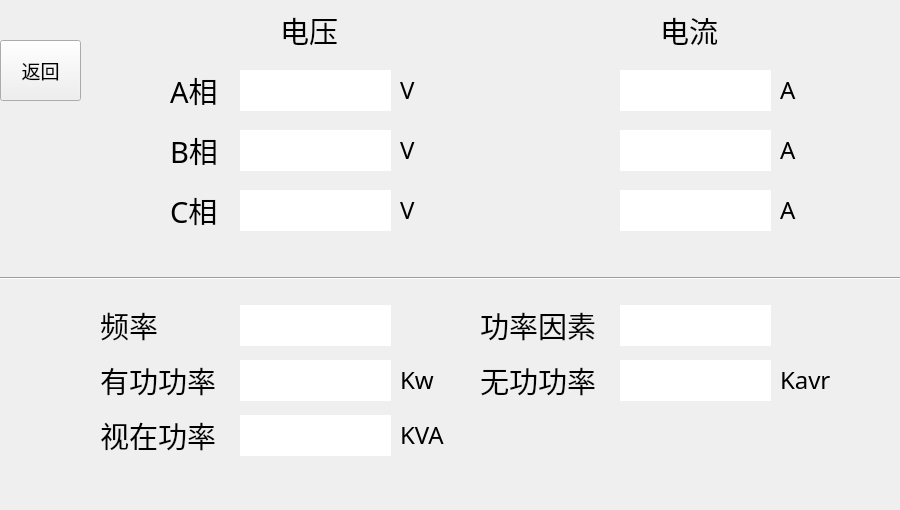
   <widget class="QWidget" name="widget_6" native="true">
    <property name="geometry">
     <rect>
      <x>0</x>
      <y>90</y>
      <width>900</width>
      <height>510</height>
     </rect>
    </property>
    <widget class="QLabel" name="label_IPower_name_5">
     <property name="geometry">
      <rect>
       <x>170</x>
       <y>70</y>
       <width>51</width>
       <height>40</height>
      </rect>
     </property>
     <property name="font">
      <font>
       <family>微软雅黑</family>
       <pointsize>22</pointsize>
      </font>
     </property>
     <property name="text">
      <string>A相</string>
     </property>
    </widget>
    <widget class="QLabel" name="label_voltage_a_content">
     <property name="geometry">
      <rect>
       <x>240</x>
       <y>70</y>
       <width>151</width>
       <height>41</height>
      </rect>
     </property>
     <property name="font">
      <font>
       <family>微软雅黑</family>
       <pointsize>18</pointsize>
      </font>
     </property>
     <property name="styleSheet">
      <string notr="true">background-color: rgb(255, 255, 255);</string>
     </property>
     <property name="text">
      <string/>
     </property>
    </widget>
    <widget class="QLabel" name="label_IPower_name_6">
     <property name="geometry">
      <rect>
       <x>170</x>
       <y>130</y>
       <width>51</width>
       <height>40</height>
      </rect>
     </property>
     <property name="font">
      <font>
       <family>微软雅黑</family>
       <pointsize>22</pointsize>
      </font>
     </property>
     <property name="text">
      <string>B相</string>
     </property>
    </widget>
    <widget class="QLabel" name="label_voltage_b_content">
     <property name="geometry">
      <rect>
       <x>240</x>
       <y>130</y>
       <width>151</width>
       <height>41</height>
      </rect>
     </property>
     <property name="font">
      <font>
       <family>微软雅黑</family>
       <pointsize>18</pointsize>
      </font>
     </property>
     <property name="styleSheet">
      <string notr="true">background-color: rgb(255, 255, 255);</string>
     </property>
     <property name="text">
      <string/>
     </property>
    </widget>
    <widget class="QLabel" name="label_IPower_name_7">
     <property name="geometry">
      <rect>
       <x>170</x>
       <y>190</y>
       <width>51</width>
       <height>40</height>
      </rect>
     </property>
     <property name="font">
      <font>
       <family>微软雅黑</family>
       <pointsize>22</pointsize>
      </font>
     </property>
     <property name="text">
      <string>C相</string>
     </property>
    </widget>
    <widget class="QLabel" name="label_voltage_c_content">
     <property name="geometry">
      <rect>
       <x>240</x>
       <y>190</y>
       <width>151</width>
       <height>41</height>
      </rect>
     </property>
     <property name="font">
      <font>
       <family>微软雅黑</family>
       <pointsize>18</pointsize>
      </font>
     </property>
     <property name="styleSheet">
      <string notr="true">background-color: rgb(255, 255, 255);</string>
     </property>
     <property name="text">
      <string/>
     </property>
    </widget>
    <widget class="QLabel" name="label_current_c_content">
     <property name="geometry">
      <rect>
       <x>620</x>
       <y>190</y>
       <width>151</width>
       <height>41</height>
      </rect>
     </property>
     <property name="font">
      <font>
       <family>微软雅黑</family>
       <pointsize>18</pointsize>
      </font>
     </property>
     <property name="styleSheet">
      <string notr="true">background-color: rgb(255, 255, 255);</string>
     </property>
     <property name="text">
      <string/>
     </property>
    </widget>
    <widget class="QLabel" name="label_current_b_content">
     <property name="geometry">
      <rect>
       <x>620</x>
       <y>130</y>
       <width>151</width>
       <height>41</height>
      </rect>
     </property>
     <property name="font">
      <font>
       <family>微软雅黑</family>
       <pointsize>18</pointsize>
      </font>
     </property>
     <property name="styleSheet">
      <string notr="true">background-color: rgb(255, 255, 255);</string>
     </property>
     <property name="text">
      <string/>
     </property>
    </widget>
    <widget class="QLabel" name="label_current_a_content">
     <property name="geometry">
      <rect>
       <x>620</x>
       <y>70</y>
       <width>151</width>
       <height>41</height>
      </rect>
     </property>
     <property name="font">
      <font>
       <family>微软雅黑</family>
       <pointsize>18</pointsize>
      </font>
     </property>
     <property name="styleSheet">
      <string notr="true">background-color: rgb(255, 255, 255);</string>
     </property>
     <property name="text">
      <string/>
     </property>
    </widget>
    <widget class="QLabel" name="label_IPower_name_8">
     <property name="geometry">
      <rect>
       <x>280</x>
       <y>10</y>
       <width>61</width>
       <height>40</height>
      </rect>
     </property>
     <property name="font">
      <font>
       <family>微软雅黑</family>
       <pointsize>22</pointsize>
      </font>
     </property>
     <property name="text">
      <string>电压</string>
     </property>
    </widget>
    <widget class="QLabel" name="label_IPower_name_12">
     <property name="geometry">
      <rect>
       <x>660</x>
       <y>10</y>
       <width>61</width>
       <height>40</height>
      </rect>
     </property>
     <property name="font">
      <font>
       <family>微软雅黑</family>
       <pointsize>22</pointsize>
      </font>
     </property>
     <property name="text">
      <string>电流</string>
     </property>
    </widget>
    <widget class="QLabel" name="label_IPower_name_15">
     <property name="geometry">
      <rect>
       <x>400</x>
       <y>70</y>
       <width>41</width>
       <height>40</height>
      </rect>
     </property>
     <property name="font">
      <font>
       <family>微软雅黑</family>
       <pointsize>18</pointsize>
      </font>
     </property>
     <property name="text">
      <string>V</string>
     </property>
    </widget>
    <widget class="QLabel" name="label_IPower_name_16">
     <property name="geometry">
      <rect>
       <x>400</x>
       <y>130</y>
       <width>41</width>
       <height>40</height>
      </rect>
     </property>
     <property name="font">
      <font>
       <family>微软雅黑</family>
       <pointsize>18</pointsize>
      </font>
     </property>
     <property name="text">
      <string>V</string>
     </property>
    </widget>
    <widget class="QLabel" name="label_IPower_name_17">
     <property name="geometry">
      <rect>
       <x>400</x>
       <y>190</y>
       <width>41</width>
       <height>40</height>
      </rect>
     </property>
     <property name="font">
      <font>
       <family>微软雅黑</family>
       <pointsize>18</pointsize>
      </font>
     </property>
     <property name="text">
      <string>V</string>
     </property>
    </widget>
    <widget class="QLabel" name="label_IPower_name_18">
     <property name="geometry">
      <rect>
       <x>780</x>
       <y>70</y>
       <width>41</width>
       <height>40</height>
      </rect>
     </property>
     <property name="font">
      <font>
       <family>微软雅黑</family>
       <pointsize>18</pointsize>
      </font>
     </property>
     <property name="text">
      <string>A</string>
     </property>
    </widget>
    <widget class="QLabel" name="label_IPower_name_19">
     <property name="geometry">
      <rect>
       <x>780</x>
       <y>130</y>
       <width>41</width>
       <height>40</height>
      </rect>
     </property>
     <property name="font">
      <font>
       <family>微软雅黑</family>
       <pointsize>18</pointsize>
      </font>
     </property>
     <property name="text">
      <string>A</string>
     </property>
    </widget>
    <widget class="QLabel" name="label_IPower_name_20">
     <property name="geometry">
      <rect>
       <x>780</x>
       <y>190</y>
       <width>41</width>
       <height>40</height>
      </rect>
     </property>
     <property name="font">
      <font>
       <family>微软雅黑</family>
       <pointsize>18</pointsize>
      </font>
     </property>
     <property name="text">
      <string>A</string>
     </property>
    </widget>
    <widget class="QLabel" name="label_IPower_name_21">
     <property name="geometry">
      <rect>
       <x>100</x>
       <y>305</y>
       <width>111</width>
       <height>40</height>
      </rect>
     </property>
     <property name="font">
      <font>
       <family>微软雅黑</family>
       <pointsize>22</pointsize>
      </font>
     </property>
     <property name="text">
      <string>频率</string>
     </property>
    </widget>
    <widget class="QLabel" name="label_frequency_content">
     <property name="geometry">
      <rect>
       <x>240</x>
       <y>305</y>
       <width>151</width>
       <height>41</height>
      </rect>
     </property>
     <property name="font">
      <font>
       <family>微软雅黑</family>
       <pointsize>18</pointsize>
      </font>
     </property>
     <property name="styleSheet">
      <string notr="true">background-color: rgb(255, 255, 255);</string>
     </property>
     <property name="text">
      <string/>
     </property>
    </widget>
    <widget class="QLabel" name="label_IPower_name_23">
     <property name="geometry">
      <rect>
       <x>480</x>
       <y>305</y>
       <width>121</width>
       <height>40</height>
      </rect>
     </property>
     <property name="font">
      <font>
       <family>微软雅黑</family>
       <pointsize>22</pointsize>
      </font>
     </property>
     <property name="text">
      <string>功率因素</string>
     </property>
    </widget>
    <widget class="QLabel" name="label_power_factor_content">
     <property name="geometry">
      <rect>
       <x>620</x>
       <y>305</y>
       <width>151</width>
       <height>41</height>
      </rect>
     </property>
     <property name="font">
      <font>
       <family>微软雅黑</family>
       <pointsize>18</pointsize>
      </font>
     </property>
     <property name="styleSheet">
      <string notr="true">background-color: rgb(255, 255, 255);</string>
     </property>
     <property name="text">
      <string/>
     </property>
    </widget>
    <widget class="QLabel" name="label_IPower_name_25">
     <property name="geometry">
      <rect>
       <x>100</x>
       <y>360</y>
       <width>121</width>
       <height>40</height>
      </rect>
     </property>
     <property name="font">
      <font>
       <family>微软雅黑</family>
       <pointsize>22</pointsize>
      </font>
     </property>
     <property name="text">
      <string>有功功率</string>
     </property>
    </widget>
    <widget class="QLabel" name="label_active_power_content">
     <property name="geometry">
      <rect>
       <x>240</x>
       <y>360</y>
       <width>151</width>
       <height>41</height>
      </rect>
     </property>
     <property name="font">
      <font>
       <family>微软雅黑</family>
       <pointsize>18</pointsize>
      </font>
     </property>
     <property name="styleSheet">
      <string notr="true">background-color: rgb(255, 255, 255);</string>
     </property>
     <property name="text">
      <string/>
     </property>
    </widget>
    <widget class="QLabel" name="label_IPower_name_26">
     <property name="geometry">
      <rect>
       <x>400</x>
       <y>360</y>
       <width>41</width>
       <height>40</height>
      </rect>
     </property>
     <property name="font">
      <font>
       <family>微软雅黑</family>
       <pointsize>18</pointsize>
      </font>
     </property>
     <property name="text">
      <string>Kw</string>
     </property>
    </widget>
    <widget class="QLabel" name="label_IPower_name_27">
     <property name="geometry">
      <rect>
       <x>480</x>
       <y>360</y>
       <width>121</width>
       <height>40</height>
      </rect>
     </property>
     <property name="font">
      <font>
       <family>微软雅黑</family>
       <pointsize>22</pointsize>
      </font>
     </property>
     <property name="text">
      <string>无功功率</string>
     </property>
    </widget>
    <widget class="QLabel" name="label_reactive_power_content">
     <property name="geometry">
      <rect>
       <x>620</x>
       <y>360</y>
       <width>151</width>
       <height>41</height>
      </rect>
     </property>
     <property name="font">
      <font>
       <family>微软雅黑</family>
       <pointsize>18</pointsize>
      </font>
     </property>
     <property name="styleSheet">
      <string notr="true">background-color: rgb(255, 255, 255);</string>
     </property>
     <property name="text">
      <string/>
     </property>
    </widget>
    <widget class="QLabel" name="label_IPower_name_28">
     <property name="geometry">
      <rect>
       <x>780</x>
       <y>360</y>
       <width>61</width>
       <height>40</height>
      </rect>
     </property>
     <property name="font">
      <font>
       <family>微软雅黑</family>
       <pointsize>18</pointsize>
      </font>
     </property>
     <property name="text">
      <string>Kavr</string>
     </property>
    </widget>
    <widget class="QLabel" name="label_IPower_name_29">
     <property name="geometry">
      <rect>
       <x>400</x>
       <y>415</y>
       <width>51</width>
       <height>40</height>
      </rect>
     </property>
     <property name="font">
      <font>
       <family>微软雅黑</family>
       <pointsize>18</pointsize>
      </font>
     </property>
     <property name="text">
      <string>KVA</string>
     </property>
    </widget>
    <widget class="QLabel" name="label_IPower_name_30">
     <property name="geometry">
      <rect>
       <x>100</x>
       <y>415</y>
       <width>121</width>
       <height>40</height>
      </rect>
     </property>
     <property name="font">
      <font>
       <family>微软雅黑</family>
       <pointsize>22</pointsize>
      </font>
     </property>
     <property name="text">
      <string>视在功率</string>
     </property>
    </widget>
    <widget class="QLabel" name="label_apparent_power_content">
     <property name="geometry">
      <rect>
       <x>240</x>
       <y>415</y>
       <width>151</width>
       <height>41</height>
      </rect>
     </property>
     <property name="font">
      <font>
       <family>微软雅黑</family>
       <pointsize>18</pointsize>
      </font>
     </property>
     <property name="styleSheet">
      <string notr="true">background-color: rgb(255, 255, 255);</string>
     </property>
     <property name="text">
      <string/>
     </property>
    </widget>
    <widget class="Line" name="line_5">
     <property name="geometry">
      <rect>
       <x>0</x>
       <y>270</y>
       <width>921</width>
       <height>16</height>
      </rect>
     </property>
     <property name="orientation">
      <enum>Qt::Horizontal</enum>
     </property>
    </widget>
    <widget class="QPushButton" name="pushButton_8">
     <property name="geometry">
      <rect>
       <x>0</x>
       <y>40</y>
       <width>81</width>
       <height>61</height>
      </rect>
     </property>
     <property name="font">
      <font>
       <family>微软雅黑</family>
       <pointsize>14</pointsize>
      </font>
     </property>
     <property name="styleSheet">
      <string notr="true">border-image: url(:/new/prefix1/btn.qss);</string>
     </property>
     <property name="text">
      <string>返回</string>
     </property>
    </widget>
   </widget>
